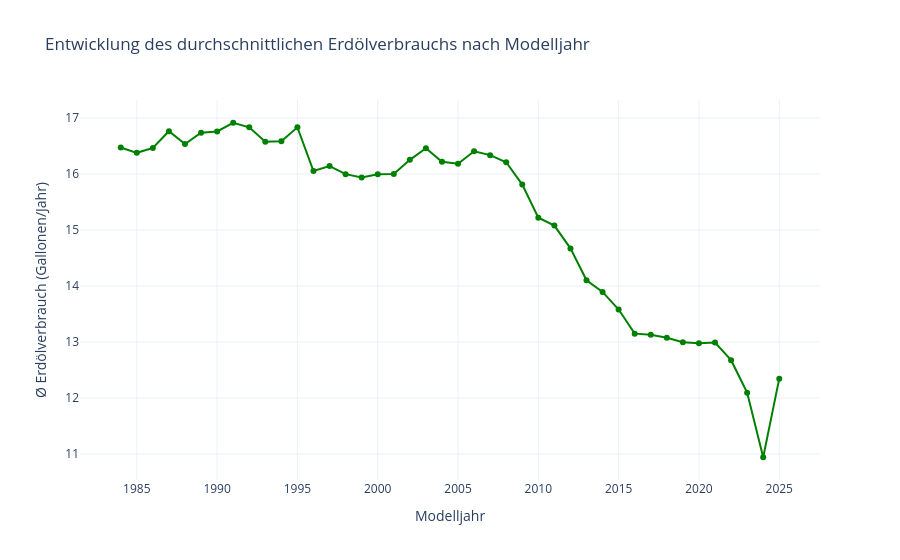

The notebook cell saved with this chart:
### Code cell
# Relevante Spalten & NaNs entfernen
yearly_consumption = vehicles[[
    "Year", "Annual Petroleum Consumption For Fuel Type1"
]].dropna()

# Gruppieren nach Jahr & Mittelwert berechnen
avg_by_year = (
    yearly_consumption
    .groupby("Year")["Annual Petroleum Consumption For Fuel Type1"]
    .mean()
    .reset_index()
    .rename(columns={"Annual Petroleum Consumption For Fuel Type1": "Ø Erdölverbrauch (Gallonen/Jahr)"})
)

# Sortieren nach Jahr (optional, falls nicht chronologisch)
avg_by_year = avg_by_year.sort_values("Year")

# Plot: Liniendiagramm
fig = px.line(
    avg_by_year,
    x="Year",
    y="Ø Erdölverbrauch (Gallonen/Jahr)",
    title="Entwicklung des durchschnittlichen Erdölverbrauchs nach Modelljahr",
    markers=True,
    labels={"Year": "Modelljahr"},
    template="plotly_white"
)

fig.update_traces(line_color="green")
fig.show()

### Figure 1 — Plotly figure (JSON) as saved in the notebook; plotly's stock layout.template omitted (floating-point values rounded to 4 significant figures)
{"data": [{"hovertemplate": "Modelljahr=%{x}<br>Ø Erdölverbrauch (Gallonen/Jahr)=%{y}<extra></extra>", "legendgroup": "", "line": {"color": "green", "dash": "solid"}, "marker": {"symbol": "circle"}, "mode": "lines+markers", "name": "", "orientation": "v", "showlegend": false, "type": "scatter", "x": [1984, 1985, 1986, 1987, 1988, 1989, 1990, 1991, 1992, 1993, 1994, 1995, 1996, 1997, 1998, 1999, 2000, 2001, 2002, 2003, 2004, 2005, 2006, 2007, 2008, 2009, 2010, 2011, 2012, 2013, 2014, 2015, 2016, 2017, 2018, 2019, 2020, 2021, 2022, 2023, 2024, 2025], "xaxis": "x", "y": [16.47, 16.38, 16.46, 16.76, 16.53, 16.74, 16.76, 16.91, 16.83, 16.57, 16.58, 16.83, 16.05, 16.14, 15.99, 15.94, 15.99, 16.0, 16.25, 16.46, 16.22, 16.18, 16.4, 16.33, 16.21, 15.81, 15.22, 15.08, 14.67, 14.1, 13.89, 13.58, 13.15, 13.13, 13.08, 12.99, 12.98, 12.99, 12.67, 12.09, 10.94, 12.34], "yaxis": "y"}], "layout": {"legend": {"tracegroupgap": 0}, "title": {"text": "Entwicklung des durchschnittlichen Erdölverbrauchs nach Modelljahr"}, "xaxis": {"anchor": "y", "domain": [0, 1], "title": {"text": "Modelljahr"}}, "yaxis": {"anchor": "x", "domain": [0, 1], "title": {"text": "Ø Erdölverbrauch (Gallonen/Jahr)"}}}}
